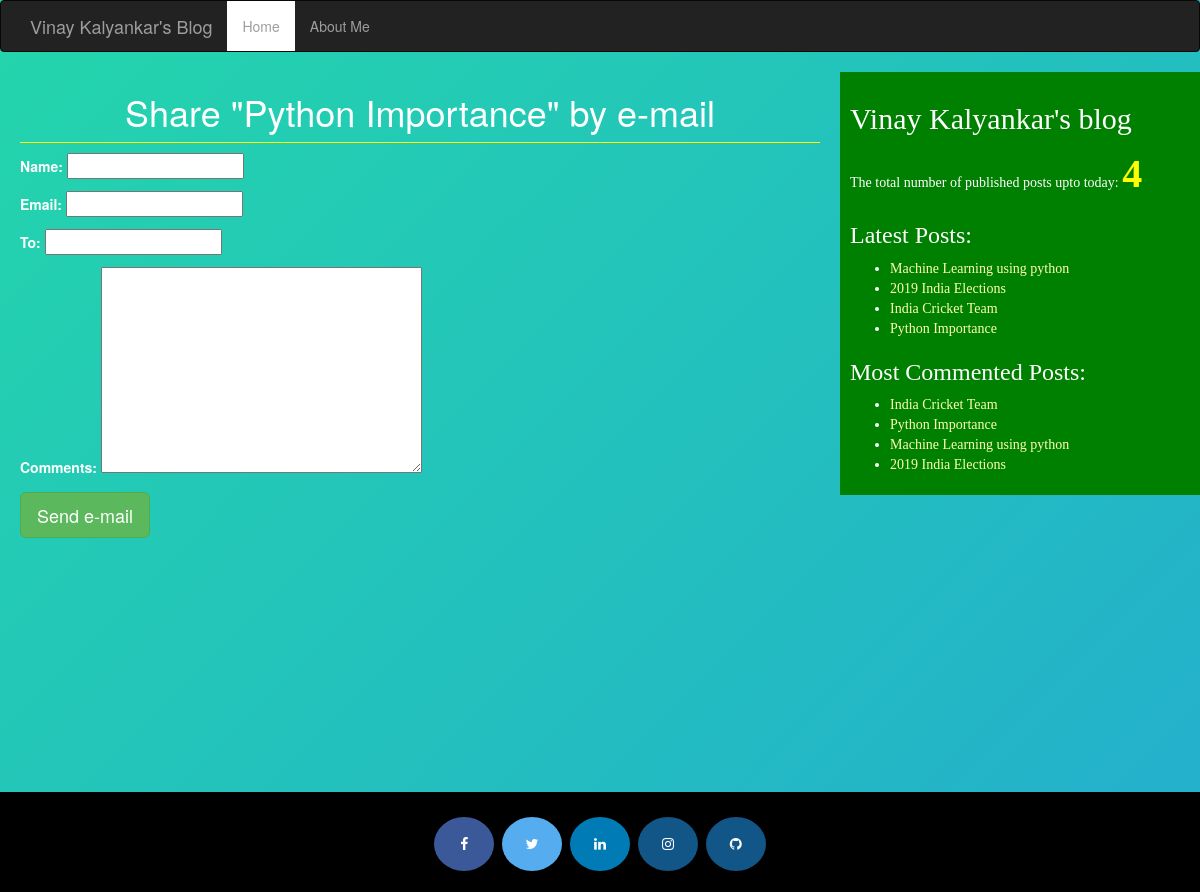
/1/share/, run on the app's committed database.
### blog/models.py (models this page shows, shortened)
class Post(models.Model):
    class Status(models.TextChoices):
        DRAFT = 'DF', 'Draft'
        PUBLISHED = 'PB', 'Published'
    title = models.CharField(max_length=250)
    slug = models.SlugField(max_length=250,
                            unique_for_date='publish')
    author = models.ForeignKey(User,
                               on_delete=models.CASCADE,
                               related_name='blog_posts')
    body = models.TextField()
    publish = models.DateTimeField(default=timezone.now)
    created = models.DateTimeField(auto_now_add=True)
    updated = models.DateTimeField(auto_now=True)
    status = models.CharField(max_length=2,
                              choices=Status.choices,
                              default=Status.DRAFT)
    objects = models.Manager() # The default manager.
    published = PublishedManager() # Our custom manager.
    tags = TaggableManager()
    class Meta:
        ordering = ['-publish']
        indexes = [
            models.Index(fields=['-publish']),
        ]
    def get_absolute_url(self):
        return reverse('blog:post_detail',
                       args=[self.publish.year,
                             self.publish.month,
                             self.publish.day,
                             self.slug])

### blog/views.py (the view)
def post_share(request, post_id):
    post = get_object_or_404(Post, id=post_id, \
                                   status=Post.Status.PUBLISHED)
    sent = False
    if request.method == 'POST':
        form = EmailPostForm(request.POST)
        if form.is_valid():
            cd = form.cleaned_data
            post_url = request.build_absolute_uri(post.get_absolute_url())
            subject = f"{cd['name']} recommends you read " \
                      f"{post.title}"
            message = f"Read {post.title} at {post_url}\n\n" \
                      f"{cd['name']}\'s comments: {cd['comments']}"
            send_mail(subject, message, 'antonio.mele@gmail.com',
                      [cd['to']])
            sent = True
    else:
        form = EmailPostForm()
    return render(request, 'blog/post/share.html', {'post': post,
                                                    'form': form,
                                                    'sent': sent})

### blog/forms.py
class EmailPostForm(forms.Form):
    name = forms.CharField(max_length=25)
    email = forms.EmailField()
    to = forms.EmailField()
    comments = forms.CharField(required=False,
                               widget=forms.Textarea)

### blog/models.py (called while the page is built)
    def get_queryset(self):
        return super().get_queryset()\
                      .filter(status=Post.Status.PUBLISHED)

### blog/templatetags/blog_tags.py (called while the page is built)
@register.simple_tag
def total_posts():
    return Post.published.count()

@register.inclusion_tag('blog/post/latest_posts.html')
def show_latest_posts(count=5):
    latest_posts = Post.published.order_by('-publish')[:count]
    return {'latest_posts': latest_posts}

@register.simple_tag
def get_most_commented_posts(count=5):
    return Post.published.annotate(
               total_comments=Count('comments')
           ).order_by('-total_comments')[:count]

### templates/blog/post/share.html (shortened to what this page needs)
{% extends "blog/base.html" %}
{% block content %}
  {% if sent %}
    <h1>E-mail successfully sent</h1>
    <p>
      "{{ post.title }}" was successfully sent to {{ form.cleaned_data.to }}.
    </p>
  {% else %}
    <h1>Share "{{ post.title }}" by e-mail</h1>
    <form method="post" novalidate>
      {{ form.as_p }}
      <input type="submit" class="btn btn-lg btn-success" value="Send e-mail">
    </form>
  {% endif %}
{% endblock %}

### templates/blog/base.html (shortened to what this page needs)
<!DOCTYPE html>
{%load blog_tags%}
{%load static%}
<html lang="en" dir="ltr">
  <head>
    <link rel="stylesheet" href="https://maxcdn.bootstrapcdn.com/bootstrap/3.3.7/css/bootstrap.min.css">
    <link rel="stylesheet" href="{% static "css/blog.css" %}">
    <link rel="stylesheet" href="https://cdnjs.cloudflare.com/ajax/libs/font-awesome/4.7.0/css/font-awesome.min.css">
  </head>
    <body>
      <section>
      <nav class="navbar navbar-default navbar-inverse">
        <div class="container">
          <div class="navbar-header">
            <a class="navbar-brand" href="/">Vinay Kalyankar's Blog</a>
          </div>
          <ul class="nav navbar-nav">
            <li> <a href="/" class="current">Home</a> </li>
            <li> <a href="/AboutMe" >About Me</a> </li>
          </ul>
        </div>
      </nav>
      <section>
        <div class="content" >
              {%block content%}{%endblock%}
        </div>
  <div class="sidebar">
    <h2>Vinay Kalyankar's blog</h2>
    <p>The total number of published posts upto today: <span id='pcount'>{%total_posts%}</span>  </p>
    <h3>Latest Posts: </h3>{%show_latest_posts %}
    <h3>Most Commented Posts: </h3>
    {%get_most_commented_posts as most_commented_posts%}
    <ul>
      {%for post in most_commented_posts%}
        <li><a href="{{post.get_absolute_url}}">{{post.title}}</a></li>
      {%endfor%}
    </ul>
  </div>
  <br />
</section>
  <footer id="footer" align="center">
    <a href="https://www.facebook.com/kalyankarvinay" class="fa fa-facebook" target="_blank"></a>
    <a href="https://twitter.com/kalyankar_vinay" class="fa fa-twitter" target="_blank"></a>
    <a href="#" class="fa fa-linkedin" target="_blank"></a>
    <a href="https://www.instagram.com/kalyankarvinay" class="fa fa-instagram"></a>
    <a href="https://github.com/Vinaykalyankar" class="fa fa-github" target="_blank"></a>
  </footer>
    </body>
  </html>

### templates/blog/post/latest_posts.html
<ul>
  {% for post in latest_posts %}
    <li>
      <a href="{{ post.get_absolute_url }}">{{ post.title }}</a>
    </li>
  {% endfor %}
</ul>

### blog/static/css/blog.css (style rules this page uses)
.content { width: 70%; float: left; padding: 00 20px 0 20px; }
.sidebar { font-family: 'Baloo Thambi', cursive; width: 30%; float: right; padding: 10px; background: green; }
h1 { text-align: center; border-bottom: 1px solid yellow; padding-bottom: 10px; }
body { width: 100wh; height: 90vh; color: #fff; background: linear-gradient(-45deg, #EE7752, #E73C7E, #23A6D5, #23D5AB); background-size: 400% 400%; -webkit-animation: Gradient 5s ease infinite; -moz-animation: Gradient 5s ease infinite; animation: Gradient 5s ease infinite; }
a { color: #ffffb3; }
#pcount { font-size: 40px; color: yellow; font-weight: bold; }
input[type=text] { background-color: #fffff; color: black; }
input[type=email] { background-color: #fffff; color: black; }
textarea { background-color: #fffff; color: black; }
.nav .current { background: #ffffff; }
section { min-height: 90vh; }
#footer { padding: 20px; background-color: black; position: relative; height: 100px; clear: both; display: block; }
.fa { padding: 20px; font-size: 30px; width: 60px; text-align: center; text-decoration: none; margin: 5px 2px; border-radius: 50%; }
.fa-facebook { background: #3B5998; color: white; }
.fa-twitter { background: #55ACEE; color: white; }
.fa-linkedin { background: #007bb5; color: white; }
.fa-instagram { background: #125688; color: white; }
.fa-github { background: #125688; color: white; }

### data on the page
Post: title "Python Importance"
Post: title "Machine Learning using python"
Post: title "2019 India Elections"
Post: title "India Cricket Team"
